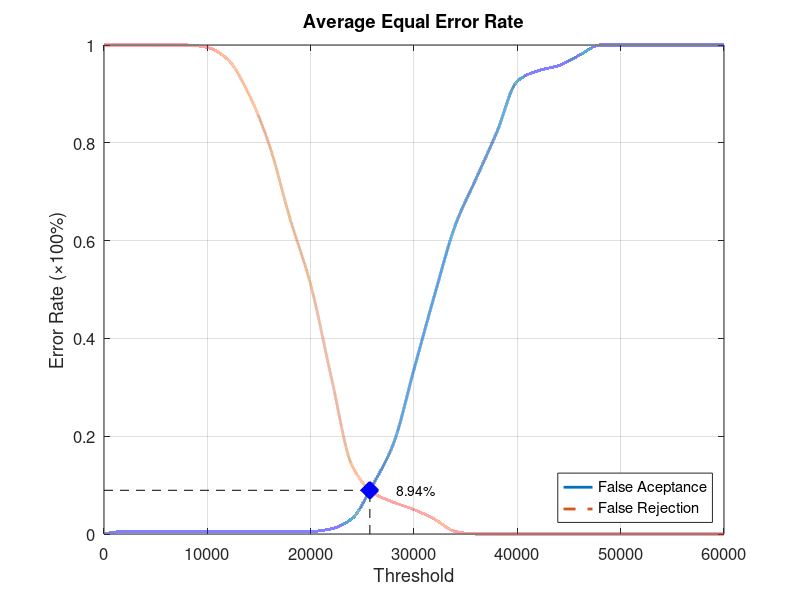
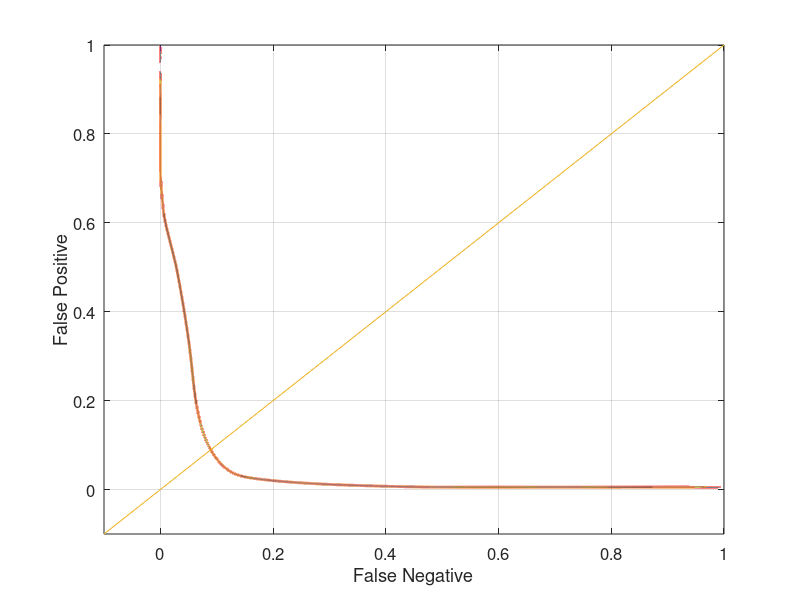

The MATLAB script that drew these images, in order:
function yEER = Database3_3
close all;
clear;
clc;
x = 0:2000:60000;
xq = 0:0.5:60000;

y0 = [0 0.00526316 0.00526316 0.00526316 0.00526316 0.00526316 0.00526316 0.00526316 0.00526316 0.00526316 0.00526316 0.0105263 0.0315789 0.1 0.184211 0.336842 0.489474 0.631579 0.726316 0.821053 0.926316 0.947368 0.957895 0.978947 1 1 1 1 1 1 1];
yy0 = interp1(x, y0, xq, 'pchip');
y1 = [1 1 1 1 1 0.995 0.97 0.9 0.795 0.645 0.51 0.32 0.14 0.085 0.065 0.05 0.03 0.005 0 0 0 0 0 0 0 0 0 0 0 0 0];
yy1 = interp1(x, y1, xq, 'pchip');

% Calculating EER: 
y2 = abs(y0 - y1);
find(y2 == min(y2))
yy2 = abs(yy0 - yy1);
xEER = find(yy2 == min(yy2));
xEERIndex = xq(xEER) % X-axis EER
yEER = yy0(xEER) % Y-axis EER

main = figure
plot(xq, yy0,'-','LineWidth', 2);	hold on
plot(xq, yy1,'--','LineWidth', 2);	hold on
plot([xEERIndex xEERIndex], [0 yEER], 'k--');	hold on
plot([0 xEERIndex], [yEER yEER], 'k--');	hold on
plot(xEERIndex, yEER, 'bx', 'LineWidth', 10);	hold on
text(xEERIndex + 10 * xEERIndex / 100, yEER, [num2str(round((10000 * yEER)) / 100) '%'])
legend('False Aceptance', 'False Rejection', 'Location', 'SouthEast')
xlabel('Threshold')
ylabel('Error Rate (\times100%)')
title('Average Equal Error Rate')
set(gca, 'FontSize', 12)
axis([0 60000 0 1])
grid on

print(main, 'Database3_3Main', '-dpng');
FNRxFPR = figure('Color', [1 1 1]);
plot(yy1, yy0, '-', yy1, yy0, 'LineWidth', 2);
hold on
y = -0.1:0.1:1
plot(y, y); 
set(gca, 'FontSize', 12)
xlabel('False Negative')
ylabel('False Positive')
axis([-0.1 1 -0.1 1])
set(gca, 'FontSize', 12)
grid on

print(FNRxFPR, 'Database3_3FNRxFPR','-dpng');
end
